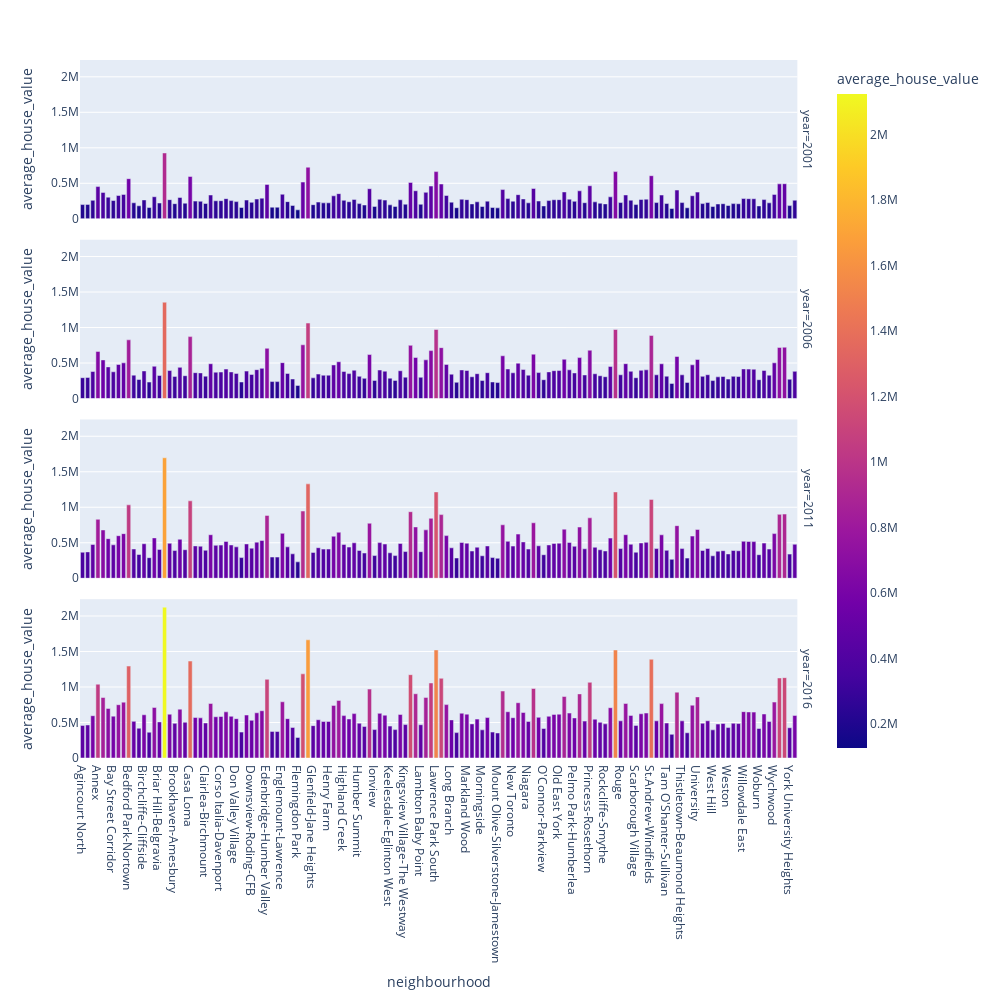

The notebook cell this image was saved under:
### Code cell
average_house_value_snapshot()

### Figure 1 — Plotly figure (JSON) as saved in the notebook; plotly's stock layout.template omitted (floating-point values rounded to 4 significant figures; data arrays with more than 128 entries replaced by an {"elided": "..."} marker saying what was removed)
{"data": [{"alignmentgroup": "True", "hovertemplate": "year=2001<br>neighbourhood=%{x}<br>average_house_value=%{marker.color}<extra></extra>", "legendgroup": "", "marker": {"color": {"elided": "140 int values"}, "coloraxis": "coloraxis", "pattern": {"shape": ""}}, "name": "", "offsetgroup": "", "orientation": "v", "showlegend": false, "textposition": "auto", "type": "bar", "x": {"elided": "140 str values"}, "xaxis": "x4", "y": {"elided": "140 int values"}, "yaxis": "y4"}, {"alignmentgroup": "True", "hovertemplate": "year=2006<br>neighbourhood=%{x}<br>average_house_value=%{marker.color}<extra></extra>", "legendgroup": "", "marker": {"color": {"elided": "140 int values"}, "coloraxis": "coloraxis", "pattern": {"shape": ""}}, "name": "", "offsetgroup": "", "orientation": "v", "showlegend": false, "textposition": "auto", "type": "bar", "x": {"elided": "140 str values"}, "xaxis": "x3", "y": {"elided": "140 int values"}, "yaxis": "y3"}, {"alignmentgroup": "True", "hovertemplate": "year=2011<br>neighbourhood=%{x}<br>average_house_value=%{marker.color}<extra></extra>", "legendgroup": "", "marker": {"color": {"elided": "140 int values"}, "coloraxis": "coloraxis", "pattern": {"shape": ""}}, "name": "", "offsetgroup": "", "orientation": "v", "showlegend": false, "textposition": "auto", "type": "bar", "x": {"elided": "140 str values"}, "xaxis": "x2", "y": {"elided": "140 int values"}, "yaxis": "y2"}, {"alignmentgroup": "True", "hovertemplate": "year=2016<br>neighbourhood=%{x}<br>average_house_value=%{marker.color}<extra></extra>", "legendgroup": "", "marker": {"color": {"elided": "140 int values"}, "coloraxis": "coloraxis", "pattern": {"shape": ""}}, "name": "", "offsetgroup": "", "orientation": "v", "showlegend": false, "textposition": "auto", "type": "bar", "x": {"elided": "140 str values"}, "xaxis": "x", "y": {"elided": "140 int values"}, "yaxis": "y"}], "layout": {"annotations": [{"font": {}, "showarrow": false, "text": "year=2016", "textangle": 90, "x": 0.98, "xanchor": "left", "xref": "paper", "y": 0.1138, "yanchor": "middle", "yref": "paper"}, {"font": {}, "showarrow": false, "text": "year=2011", "textangle": 90, "x": 0.98, "xanchor": "left", "xref": "paper", "y": 0.3712, "yanchor": "middle", "yref": "paper"}, {"font": {}, "showarrow": false, "text": "year=2006", "textangle": 90, "x": 0.98, "xanchor": "left", "xref": "paper", "y": 0.6288, "yanchor": "middle", "yref": "paper"}, {"font": {}, "showarrow": false, "text": "year=2001", "textangle": 90, "x": 0.98, "xanchor": "left", "xref": "paper", "y": 0.8862, "yanchor": "middle", "yref": "paper"}], "barmode": "relative", "coloraxis": {"colorbar": {"title": {"text": "average_house_value"}}, "colorscale": [[0, "#0d0887"], [0.1111, "#46039f"], [0.2222, "#7201a8"], [0.3333, "#9c179e"], [0.4444, "#bd3786"], [0.5556, "#d8576b"], [0.6667, "#ed7953"], [0.7778, "#fb9f3a"], [0.8889, "#fdca26"], [1, "#f0f921"]]}, "height": 1000, "legend": {"tracegroupgap": 0}, "margin": {"t": 60}, "width": 1000, "xaxis": {"anchor": "y", "autorange": true, "domain": [0, 0.98], "range": [-0.5, 139.5], "title": {"text": "neighbourhood"}, "type": "category"}, "xaxis2": {"anchor": "y2", "autorange": true, "domain": [0, 0.98], "matches": "x", "range": [-0.5, 139.5], "showticklabels": false, "type": "category"}, "xaxis3": {"anchor": "y3", "autorange": true, "domain": [0, 0.98], "matches": "x", "range": [-0.5, 139.5], "showticklabels": false, "type": "category"}, "xaxis4": {"anchor": "y4", "autorange": true, "domain": [0, 0.98], "matches": "x", "range": [-0.5, 139.5], "showticklabels": false, "type": "category"}, "yaxis": {"anchor": "x", "autorange": true, "domain": [0, 0.2275], "range": [0, 2236000.0], "title": {"text": "average_house_value"}, "type": "linear"}, "yaxis2": {"anchor": "x2", "autorange": true, "domain": [0.2575, 0.485], "matches": "y", "range": [0, 2236000.0], "title": {"text": "average_house_value"}, "type": "linear"}, "yaxis3": {"anchor": "x3", "autorange": true, "domain": [0.515, 0.7425], "matches": "y", "range": [0, 2236000.0], "title": {"text": "average_house_value"}, "type": "linear"}, "yaxis4": {"anchor": "x4", "autorange": true, "domain": [0.7725, 1], "matches": "y", "range": [0, 2236000.0], "title": {"text": "average_house_value"}, "type": "linear"}}}
